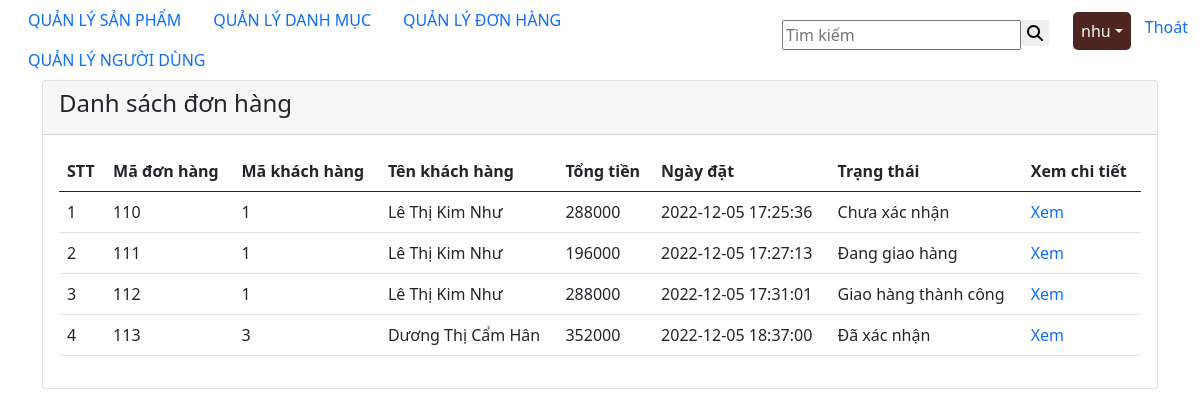
Page /admin/order.php (signed in) on the committed database.
### tables this page shows
CREATE TABLE `order` (
  `id` int(10) NOT NULL,
  `id_user` varchar(10) NOT NULL,
  `note` text NOT NULL,
  `address` varchar(50) NOT NULL,
  `phone` int(20) NOT NULL,
  `total` float NOT NULL,
  `status` int(11) NOT NULL,
  `date` datetime NOT NULL
);

CREATE TABLE `users` (
  `id` int(11) NOT NULL,
  `username` varchar(100) NOT NULL,
  `fullname` varchar(50) NOT NULL,
  `email` varchar(100) NOT NULL,
  `password` varchar(100) NOT NULL
);

### admin/order.php (the view, shortened to what this page needs)
<?php include 'header.php'?>
<?php
    $sql= "SELECT * FROM `users` inner join `order` on `users`.`id` = `order`.`id_user`";
    $orders = mysqli_query($db, $sql);
?>
<?php if(isset($_SESSION['name_ad'])){ ?>
    <div class="container">
        <div class="card">
            <div class="card-header"><h4>Danh sách đơn hàng</h4></div>
                <div class="card-body">
                    <table class="table">
                        <thead class="thead-dark">
                            <tr>
                                <th>STT</th>
                                <th>Mã đơn hàng </th>
                                <th>Mã khách hàng </th>
                                <th>Tên khách hàng </th>
                                <th>Tổng tiền</th>
                                <th>Ngày đặt</th>
                                <th>Trạng thái</th>
                                <th>Xem chi tiết</th>
                            </tr>
                        </thead>
                        <tbody>
                            <?php foreach($orders as $key => $value){?>
                                <tr>
                                    <td><?php echo $key +1?></td>
                                    <td><?php echo $value['id']?></td>
                                    <td><?php echo $value['id_user']?></td>
                                    <td><?php echo $value['fullname']?></td>
                                    <td><?php echo $value['total']?></td>
                                    <td><?php echo $value['date']?></td>
                                    <td>
                                        <?php if($value['status'] == 0){?>
                                            <span class="label-bg-red">Chưa xác nhận</span>
                                            <?php }elseif($value['status'] == 1){?>
                                                <span class="label-bg-green">Đã xác nhận</span>
                                                <?php }elseif($value['status'] == 2){ ?>
                                                    <span class="label-bg-green">Đang giao hàng</span>
                                                    <?php }elseif($value['status'] == 3){?>
                                                        <span class="label-bg-green">Giao hàng thành công</span>
                                                        <?php }elseif($value['status'] == 4){?>
                                                        <span class="label-bg-green">Giao hàng không thành công</span>
                                                            <?php }?>
                                    </td>
                                    <td>
                                        <span><a href="order-detail.php?id=<?php echo $value['id']?>">Xem</a></span>
                                    </td>
                                </tr>
                            <?php } ?>
                        </tbody>
                    </table>
                </div>
            </div>
        </div>
<?php }?>

### admin/header.php (shortened to what this page needs)
<!DOCTYPE html>
<html lang="en">
<head>
    <link rel="stylesheet" href="fontawesome-free-6.0.0/css/all.min.css">
    <link rel='stylesheet prefetch' href='https://netdna.bootstrapcdn.com/font-awesome/3.2.1/css/font-awesome.css'>
    <link href="https://cdn.jsdelivr.net/npm/bootstrap@5.0.2/dist/css/bootstrap.min.css" rel="stylesheet">
    <link rel="stylesheet" href="owlcarousel/assets/owl.carousel.min.css">
    <link rel="stylesheet" href="owlcarousel/assets/owl.theme.default.min.css">
</head>
<body>
    <header class="header fixed">
        <div class="container-fluid d-flex justify-content-between">
        <ul class="nav d-sm-none d-md-none d-lg-flex d-xl-flex ">
            <li class="nav-item align-self-center">
                <a class=" menu nav-link  align-self-center d-none d-sm-none d-md-none d-none d-lg-flex d-xl-flex " href="ad.php" aria-current="page">
                    QUẢN LÝ SẢN PHẨM</a>
            </li>
            <li class="nav-item align-self-center">
                <a class=" menu nav-link  align-self-center d-none d-sm-none d-md-none d-none d-lg-flex d-xl-flex" style="font-weight: 400;" href="ad.php?page_layout=category">
                    QUẢN LÝ DANH MỤC  </a>
            </li>
            <li class="nav-item align-self-center">
                <a class=" menu nav-link   align-self-center d-none d-sm-none d-md-none d-none d-lg-flex d-xl-flex" style="font-weight: 400;" href="ad.php?page_layout=order">
                    QUẢN LÝ ĐƠN HÀNG</a>
            </li>
            <li class="nav-item align-self-center">
                <a class="menu nav-link   align-self-center d-none d-sm-none d-md-none d-none d-lg-flex d-xl-flex" style="font-weight: 400;" href="ad.php?page_layout=user">
                QUẢN LÝ NGƯỜI DÙNG </a>
            </li>
        </ul>
        <div class="d-flex">
                <form action="ad.php?page_layout=search" method="POST" style="margin-top: 20px ;">
                            <div class="dropdown align-self-center d-sm-none d-md-none d-none d-lg-flex d-xl-flex">
                                <div class="dropdown-content">
                                    <div  >
                                        <input class="input-search" name="tukhoa" type="text" placeholder="Tìm kiếm">
                                    </div>
                                </div>
                                <div >
                                    <button type ="submit" name="timkiem" style="border:white ;">
                                    <i class="search fa-solid fa-magnifying-glass" ></i>
                                    </button>
                                </div>
                            </div>
                        </form>
            <div style="margin-top:15px;">
                <?php
                    if (isset($_SESSION['name_ad']) && $_SESSION['name_ad']){
                        echo '<div class="float-end p-1">
                            <p>
                                <a class=" log dropdown-toggle text-light account" data-bs-toggle="collapse" href="#collapseExample" role="button" aria-expanded="false" aria-controls="collapseExample"
                                    style="background: #4f2521; padding: 8px 8px; margin: 30px 10px 20px 20px; border-radius: 5px;   ">
                                    '.$_SESSION['name_ad'].'</a>
                                <div class="collapse" id="collapseExample">
                                    <div class="">
                                        <a class="dropdown-item"  href="ad_logout.php" >Thoát</a>
                                    </div>
                                </div>
                            </p>
                        </div>';
                }?>
            </div>
                <div style="margin-top:15px;">
                    <a href="admin.php">Thoát</a>
                </div>
            </div>
        </div>
    </header>
</html>

### admin/order.php (style rules this page uses)
a { text-decoration: none; }

### rows in the picture
order: id "110", id_user "1", id_user.fullname "Lê Thị Kim Như", total "288000", date "2022-12-05 17:25:36", status "Chưa xác nhận"
order: id "111", id_user "1", id_user.fullname "Lê Thị Kim Như", total "196000", date "2022-12-05 17:27:13", status "Đang giao hàng"
order: id "112", id_user "1", id_user.fullname "Lê Thị Kim Như", total "288000", date "2022-12-05 17:31:01", status "Giao hàng thành công"
order: id "113", id_user "3", id_user.fullname "Dương Thị Cẩm Hân", total "352000", date "2022-12-05 18:37:00", status "Đã xác nhận"

### other values in the picture
$_SESSION['name_ad'] "nhu"
